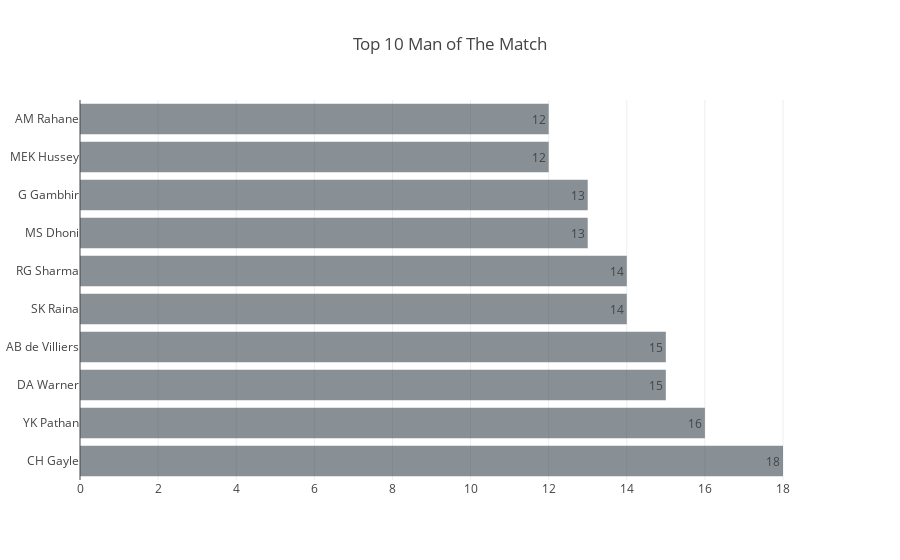

Source (notebook cell):
### Markdown cell above
### Top 10 man of the match

### Code cell
man_of_match = matches['player_of_match'].value_counts()
man_of_match = man_of_match[:10]
data = [go.Bar(
            x = man_of_match.values.tolist(),
            y = man_of_match.index.values.tolist(),
            text = man_of_match.values.tolist(),
            textposition = 'auto',
            orientation = 'h',
              marker = dict(
        color = 'rgba(58, 71, 80, 0.6)')
    )]
layout = go.Layout(
    title='Top 10 Man of The Match'
)
fig = go.Figure(data=data, layout=layout)
py.iplot(fig)

### Figure 1 — Plotly figure (JSON) as saved in the notebook; plotly's stock layout.template omitted (floating-point values rounded to 4 significant figures)
{"data": [{"marker": {"color": "rgba(58, 71, 80, 0.6)"}, "orientation": "h", "text": [18, 16, 15, 15, 14, 14, 13, 13, 12, 12], "textposition": "auto", "type": "bar", "x": [18, 16, 15, 15, 14, 14, 13, 13, 12, 12], "y": ["CH Gayle", "YK Pathan", "DA Warner", "AB de Villiers", "SK Raina", "RG Sharma", "MS Dhoni", "G Gambhir", "MEK Hussey", "AM Rahane"]}], "layout": {"title": "Top 10 Man of The Match"}}
